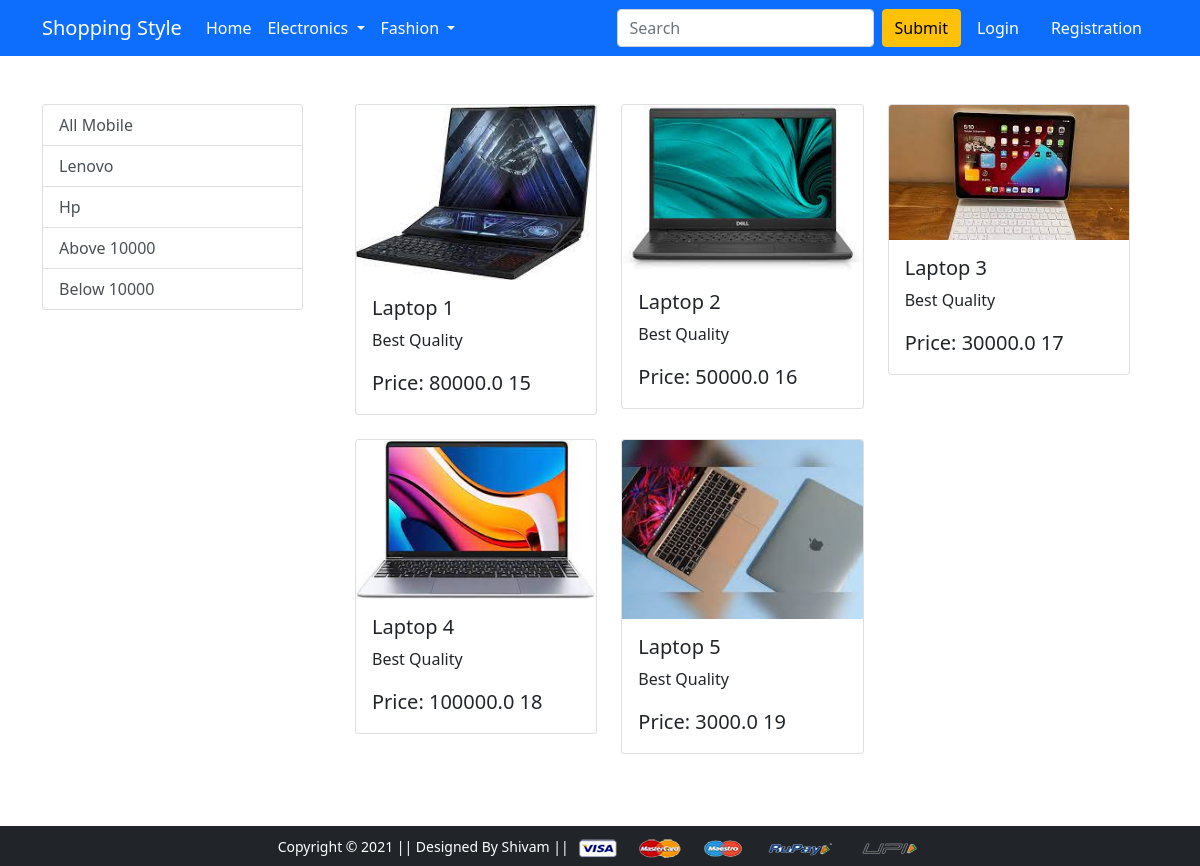
The app's page /laptop/ with its own data.
### app/models.py (models this page shows, shortened)
class Product(models.Model):
    titles = models.CharField(max_length=100)
    selling_price = models.FloatField()
    discounted_price = models.FloatField()
    description = models.TextField()
    brand = models.CharField(max_length=100)
    category = models.CharField(choices=CATEGORY_CHOICES, max_length=2)
    product_image = models.ImageField(upload_to='productimg')

### app/views.py (the view)
# urls.py: path('laptop/', views.laptop, name='laptop'),
def laptop(request, data=None):
    if data is None:
        laptop = Product.objects.filter(category='L')
    elif data == 'Lenovo' or data == 'HP':
        laptop = Product.objects.filter(category='L', brand=data)
    elif data == 'below':
        laptop = Product.objects.filter(category='L', discounted_price__lt=10000)
    elif data == 'above':
        laptop = Product.objects.filter(category='L', discounted_price__gt=10000)
    else:
        laptop = Product.objects.filter(category='L')
    return render(request, 'app/laptop.html', {'laptop': laptop})

### app/templates/app/laptop.html (shortened to what this page needs)
{% extends 'app/base.html' %}
{% load static %}
{% block main-content %}
<div class="container my-5">
    <div class="row">
        <div class="col-sm-3">
            <div class="list-group">
                <a href="{% url 'laptop' %}" class="list-group-item list-group-item-action" aria-current="true">All
                    Mobile </a>
                <a href="{% url 'laptopdata' 'lenovo' %}" class="list-group-item list-group-item-action"
                    aria-current="true">Lenovo </a>
                <a href="{% url 'laptopdata' 'HP' %}" class="list-group-item list-group-item-action"
                    aria-current="true">Hp</a>
                <a href="{% url 'laptopdata' 'above' %}" class="list-group-item list-group-item-action"
                    aria-current="true">Above 10000 </a>
                <a href="{% url 'laptopdata' 'below' %}" class="list-group-item list-group-item-action"
                    aria-current="true">Below 10000 </a>
            </div>
        </div>
        <div class="col-sm-9">
            <div class="row mx-3">
                {% for l in laptop %}
                <div class="col-sm-4 mb-4">
                    <div class="card">
                        <img src="{{ l.product_image.url }}" class="card-img-top" alt="{{ l.titles }}">
                        <div class="card-body">
                            <h5 class="card-title">{{ l.titles }}</h5>
                            <p class="card-text">{{ l.description }}</p>
                            <p class="card-text fs-5">Price: {{ l.discounted_price }} {{ l.id }}</p>
                        </div>
                    </div>
                </div>
                {% endfor %}
            </div>
        </div>
    </div>
</div>
{% endblock main-content %}

### records on screen
Product: product_image (picture), titles "Laptop 1", description "Best Quality", discounted_price "80000.0", id "15"
Product: product_image (picture), titles "Laptop 2", description "Best Quality", discounted_price "50000.0", id "16"
Product: product_image (picture), titles "Laptop 3", description "Best Quality", discounted_price "30000.0", id "17"
Product: product_image (picture), titles "Laptop 4", description "Best Quality", discounted_price "100000.0", id "18"
Product: product_image (picture), titles "Laptop 5", description "Best Quality", discounted_price "3000.0", id "19"
